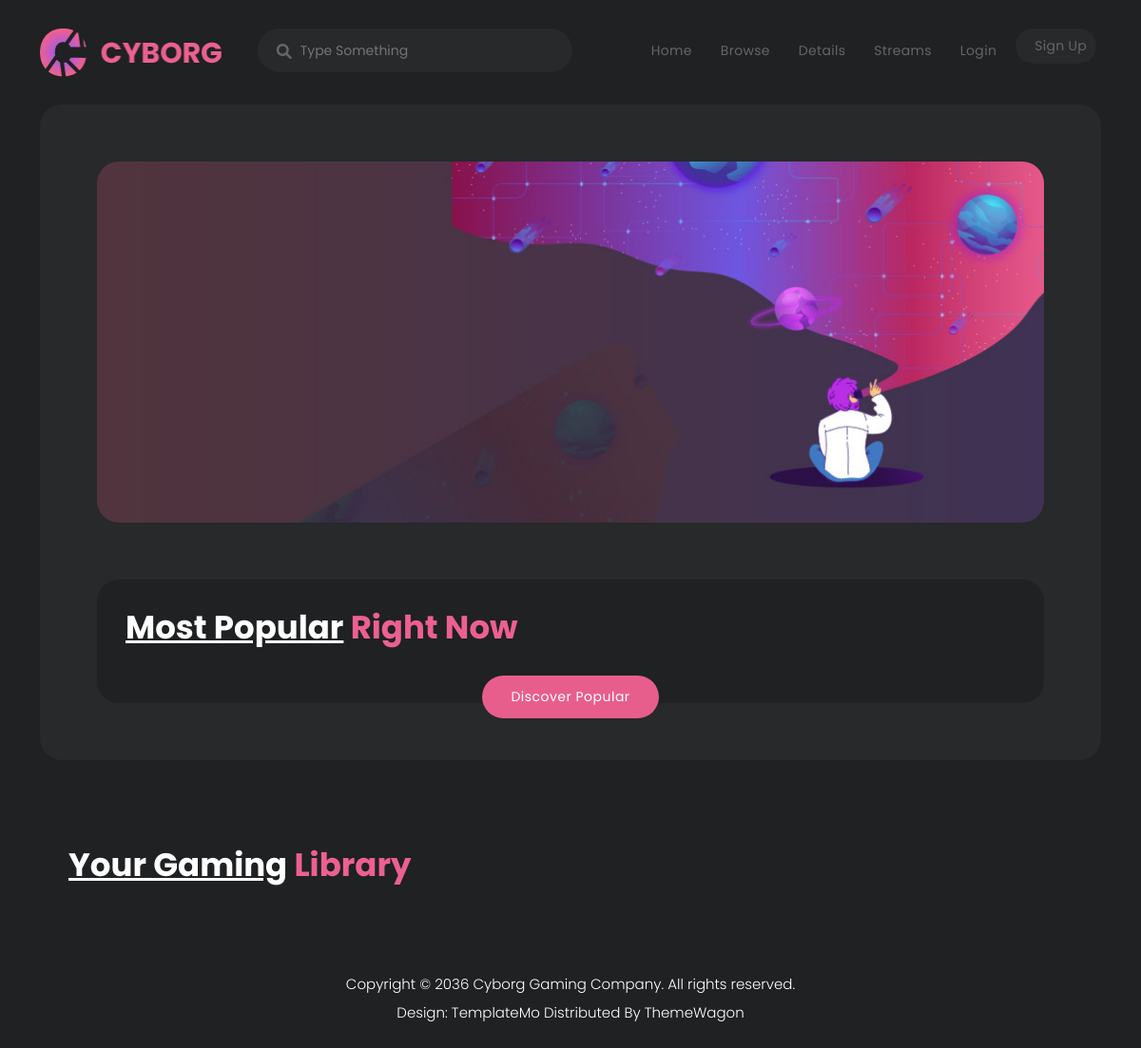
The app's page /, older data.
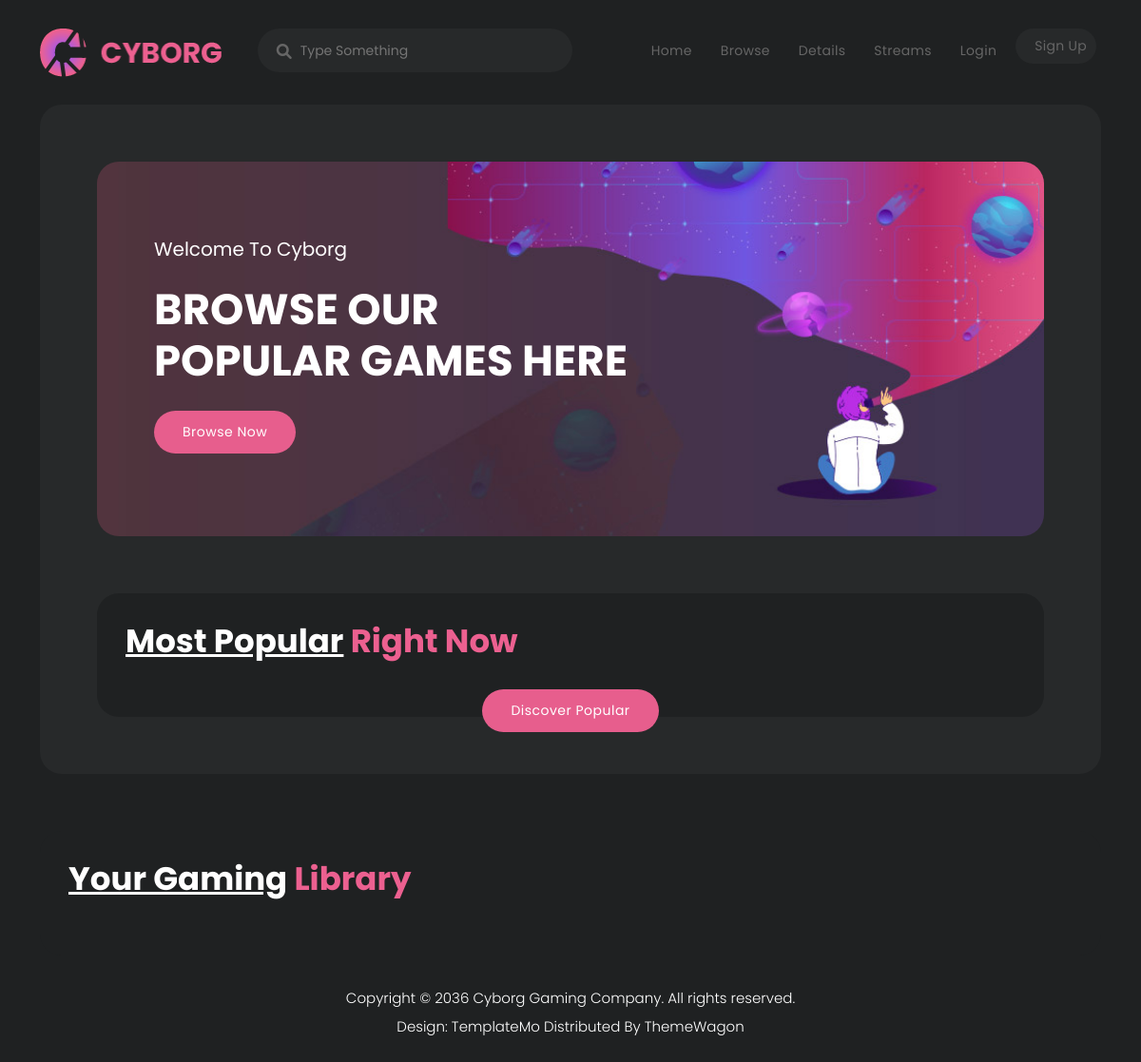
The same page, newer data.
### cyborg/models.py (models this page shows, shortened)
class Header(models.Model):
    title = models.CharField(max_length=150, default='Welcome To Cyborg')
    text = models.CharField(max_length=200, default='BROWSE OUR POPULAR GAMES HERE')
    btn = models.CharField(max_length=50, default='Browse Now')

### cyborg/views.py (the view)
# urls.py: path('', home, name="home"),
def home(request):
    header = Header.objects.all()
    most = MostPop.objects.all()
    library = Library.objects.all()
    return render(request, 'pages/home.html', {
        "info":header,
        "most":most,
        "library":library,
        })

### templates/pages/home.html
{% extends 'layouts/base.html' %}
{% block content %}
{% include 'includes/index.html' %}
{% endblock content %}

### templates/includes/index.html (shortened to what this page needs)
{% load static %}
<!DOCTYPE html>
<html lang="en">
<head>
</head>
<body>
  <div class="container">
    <div class="row">
      <div class="col-lg-12">
        <div class="page-content">
          <div class="main-banner">
            <div class="row">
              {% for header in info %}
              <div class="col-lg-7">
                <div class="header-text">
                  <h6>{{ header.title }}</h6>
                  <h4>{{ header.text }}</h4>
                  <div class="main-button">
                    <a href="{% url 'browse' %}">{{ header.btn }}</a>
                  </div>
                </div>
              </div>
              {% endfor %}
            </div>
          </div>
          <div class="most-popular">
            <div class="row">
              <div class="col-lg-12">
                <div class="heading-section">
                  <h4><em>Most Popular</em> Right Now</h4>
                </div>
              </div>
            </div>
            <div class="col-lg-12">
              <div class="main-button">
                <a href="{% url 'browse' %}">Discover Popular</a>
              </div>
            </div>
          </div>
        </div>
      </div>
    </div>
    <div class="gaming-library">
      <div class="col-lg-12">
        <div class="heading-section">
          <h4><em>Your Gaming</em> Library</h4>
        </div>
      </div>
    </div>
  </div>
  <footer>
    <div class="container">
      <div class="row">
        <div class="col-lg-12">
          <p>Copyright © 2036 <a href="#">Cyborg Gaming</a> Company. All rights reserved.
            <br>Design: <a href="https://templatemo.com" target="_blank" title="free CSS templates">TemplateMo</a>
            Distributed By <a href="https://themewagon.com" target="_blank">ThemeWagon</a>
          </p>
        </div>
      </div>
    </div>
  </footer>
</body>
</html>

Row changes from the older to the newer data that the page shows:
added Header: title "Welcome To Cyborg", text "BROWSE OUR POPULAR GAMES HERE", btn "Browse Now"
